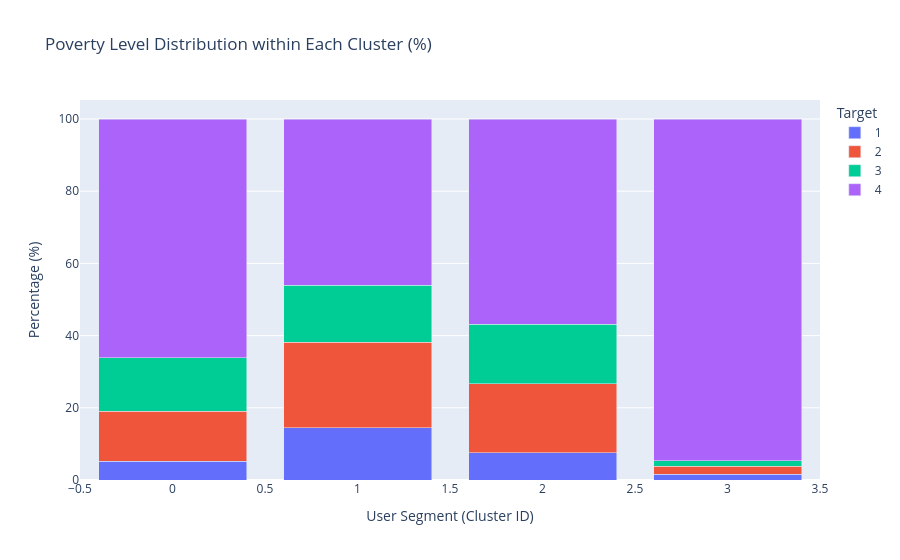

This figure's notebook cell:
### Markdown cell above
## 2. Cluster Validation: Distribution Analysis
Comparing the predicted clusters with the original **Target** help us understand if our natural groupings align with socio-economic reality.

### Code cell
# Create a cross-tabulation of Cluster vs Target
cluster_target_dist = pd.crosstab(train_df['Cluster'], train_df['Target'], normalize='index') * 100

# Visualize as a stacked bar chart
fig = px.bar(cluster_target_dist, 
             title='Poverty Level Distribution within Each Cluster (%)',
             labels={'Cluster': 'User Segment (Cluster ID)', 'value': 'Percentage (%)'},
             barmode='stack')
fig.show()

print("Interpretation: If a cluster is dominated by Target 1 or 2, it indicates a high-risk household profile.")

### Figure 1 — Plotly figure (JSON) as saved in the notebook; plotly's stock layout.template omitted (floating-point values rounded to 4 significant figures)
{"data": [{"hovertemplate": "Target=1<br>User Segment (Cluster ID)=%{x}<br>Percentage (%)=%{y}<extra></extra>", "legendgroup": "1", "marker": {"color": "#636efa", "pattern": {"shape": ""}}, "name": "1", "orientation": "v", "showlegend": true, "textposition": "auto", "type": "bar", "x": [0, 1, 2, 3], "xaxis": "x", "y": [5.141, 14.52, 7.557, 1.648], "yaxis": "y"}, {"hovertemplate": "Target=2<br>User Segment (Cluster ID)=%{x}<br>Percentage (%)=%{y}<extra></extra>", "legendgroup": "2", "marker": {"color": "#EF553B", "pattern": {"shape": ""}}, "name": "2", "orientation": "v", "showlegend": true, "textposition": "auto", "type": "bar", "x": [0, 1, 2, 3], "xaxis": "x", "y": [13.93, 23.69, 19.16, 2.155], "yaxis": "y"}, {"hovertemplate": "Target=3<br>User Segment (Cluster ID)=%{x}<br>Percentage (%)=%{y}<extra></extra>", "legendgroup": "3", "marker": {"color": "#00cc96", "pattern": {"shape": ""}}, "name": "3", "orientation": "v", "showlegend": true, "textposition": "auto", "type": "bar", "x": [0, 1, 2, 3], "xaxis": "x", "y": [14.76, 15.71, 16.46, 1.521], "yaxis": "y"}, {"hovertemplate": "Target=4<br>User Segment (Cluster ID)=%{x}<br>Percentage (%)=%{y}<extra></extra>", "legendgroup": "4", "marker": {"color": "#ab63fa", "pattern": {"shape": ""}}, "name": "4", "orientation": "v", "showlegend": true, "textposition": "auto", "type": "bar", "x": [0, 1, 2, 3], "xaxis": "x", "y": [66.17, 46.07, 56.82, 94.68], "yaxis": "y"}], "layout": {"barmode": "stack", "legend": {"title": {"text": "Target"}, "tracegroupgap": 0}, "title": {"text": "Poverty Level Distribution within Each Cluster (%)"}, "xaxis": {"anchor": "y", "domain": [0, 1], "title": {"text": "User Segment (Cluster ID)"}}, "yaxis": {"anchor": "x", "domain": [0, 1], "title": {"text": "Percentage (%)"}}}}
